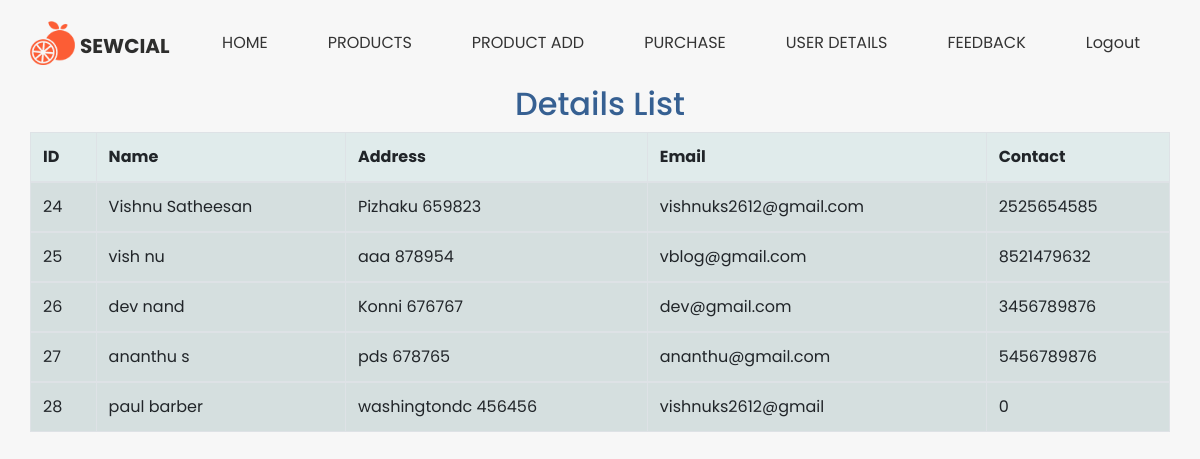
Page /admin_userdetails_view (signed in) on the committed database.
### myapp/models.py (models this page shows, shortened)
class user_details(models.Model):
    user_id = models.IntegerField()
    fname = models.CharField(max_length=100)
    lname = models.CharField(max_length=200)
    addr = models.CharField(max_length=500)
    pin = models.IntegerField()
    contact = models.IntegerField()
    email = models.CharField(max_length=25 )

### myapp/views.py (the view)
# urls.py: path('admin_userdetails_view', views.admin_user_details, name='admin_userdetails_view'),
def admin_user_details(request):
    if 'admin_id' in request.session:
        jm_l = user_details.objects.all()
        context = {'user_list': jm_l}
        return render(request, 'myapp/admin_userdetails_view.html', context)
    else:
        return redirect('admin_login')

### myapp/context_processor.py (called while the page is built)
def list_categories(request):
    categories = Category.objects.all()
    data = {'categories': categories}
    return data

### templates/myapp/admin_userdetails_view.html (shortened to what this page needs)
{% extends 'myapp/admin_base.html' %}
{% load static %}
{% block background %}background="https://images.pexels.com/photos/1029611/pexels-photo-1029611.jpeg?cs=srgb&dl=pexels-scott-webb-1029611.jpg&fm=jpg" {% endblock %}
{% block body %}
<center>
    <h2><font color="#366092">Details List</font></h2>
    <div class="container">
    <form name="frm"  role="form" action="" method="post">
          <table class="table table-striped table-bordered" bgcolor="#e0ebeb">
        <thead>
             <tr>
            <th>ID</th>
            <th>Name</th>
            <th>Address</th>
            <th>Email</th>
            <th>Contact</th>
        </tr>
             </thead>
        {% for c in user_list %}
        <tbody>
        <tr class="info ">
            <td>{{ c.id }}</td>
            <td>{{ c.fname }} {{ c.lname }}</td>
            <td>{{ c.addr }} {{ c.pin }}</td>
            <td>{{ c.email }}</td>
            <td>{{ c.contact }}</td>
        </tr>
             </tbody>
        {% endfor %}
        </table>
        <br/>
    </form>
</div>
</center>
{% endblock %}

### static/myapp/css/style.css (style rules this page uses)
body { font-family: 'Poppins', sans-serif; color: #000000; background-color: #ffffff; }

### static/myapp/css/responsive.css (style rules this page uses)
@media (min-width: 1200px) { .container { max-width: 1170px; } }

### rows in the picture
user_details: id "24", fname "Vishnu", lname "Satheesan", addr "Pizhaku", pin "659823", email "vishnuks2612@gmail.com", contact "2525654585"
user_details: id "25", fname "vish", lname "nu", addr "aaa", pin "878954", email "vblog@gmail.com", contact "8521479632"
user_details: id "26", fname "dev", lname "nand", addr "Konni", pin "676767", email "dev@gmail.com", contact "3456789876"
user_details: id "27", fname "ananthu", lname "s", addr "pds", pin "678765", email "ananthu@gmail.com", contact "5456789876"
user_details: id "28", fname "paul", lname "barber", addr "washingtondc", pin "456456", email "vishnuks2612@gmail", contact "0"
